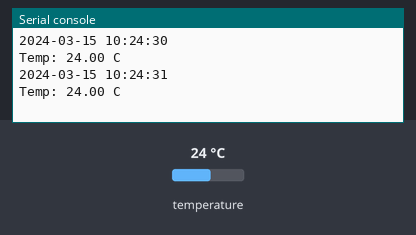
Bench run of a program on a simulated CircuitPython board. Shown: the last lines printed to the serial console. The inputs (shaded band) are chosen by the test bench; at power-on: temperature 24 °C. The clock reads 2024-03-15 10:24:30 at power-on unless the program sets it.

Above: at 1.2 s.
1.3 s: temperature set to 12 °C
At 2.6 s:
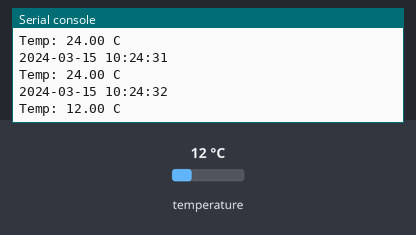
2.8 s: temperature set to 19 °C
At 3.8 s:
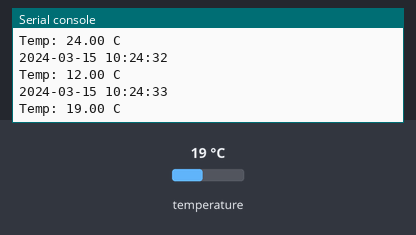
Timing chart, 0 to 5.8 s (numbered marks = the images above; inputs shaded):
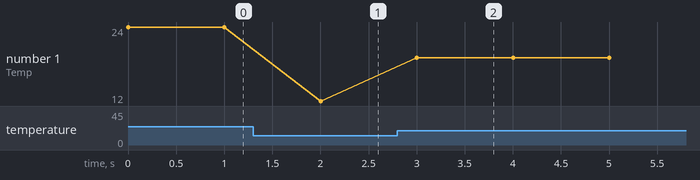

Measured:
- after the input at 1.3 s, the serial console: prints a new line after 0.70 s (image 1)
- after the input at 2.8 s, the serial console: prints a new line after 0.20 s (image 2)
- plotted number 1: 24 → 12 after the input at 1.3 s, 12 → 19 after the input at 2.8 s

The program:

example.py
```python
# Uses Adafruit CircuitPython DS3231 driver on a Raspberry Pi to print the current date/time and temperature every second, with a commented section to set the RTC once.
#
# Buy this module: https://shillehtek.com/products/ds3231-at24c32-iic-module-precision-rtc-module-with-cr2032-battery
# Full manual: https://shillehtek.com/blogs/shillehtek-product-manuals/ds3231-at24c32-iic-module-precision-rtc-module-with-cr2032-battery-manual
# More examples: https://github.com/shillehbean/shillehtek-examples
#

#!/usr/bin/env python3
# Install: pip install adafruit-circuitpython-ds3231
# Enable I2C: sudo raspi-config

import time
import board, busio
import adafruit_ds3231

i2c = busio.I2C(board.SCL, board.SDA)
rtc = adafruit_ds3231.DS3231(i2c)

# Set time once (uncomment, run, then re-comment):
# t = time.struct_time((2026, 5, 3, 12, 0, 0, 0, -1, -1))
# rtc.datetime = t

while True:
    t = rtc.datetime
    print(f"{t.tm_year}-{t.tm_mon:02d}-{t.tm_mday:02d} "
          f"{t.tm_hour:02d}:{t.tm_min:02d}:{t.tm_sec:02d}")
    print(f"Temp: {rtc.temperature:.2f} C")
    time.sleep(1)
```
